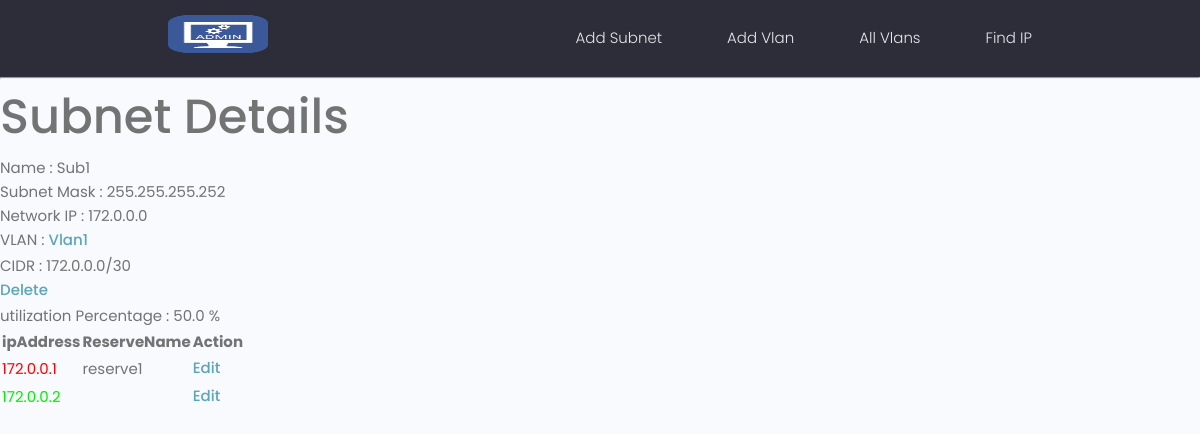
The app's page /Subnet/7c3c5a46-dbf3-4ce1-b43c-b6b20870a5c4/ with its own data.
### vlanmgt/models.py (models this page shows, shortened)
class subnet(models.Model):
    SubnetID = models.UUIDField(default=uuid.uuid4 , unique=True , primary_key=True ,editable=False)
    SubnetName = models.CharField(max_length=200 ,unique=True)
    SubnetMask = models.CharField(max_length=200,blank=True,null=True )
    Networkip =models.CharField(max_length=200,blank=True,null=True )
    Vlan =  models.ForeignKey("vlan", unique=True , on_delete=models.SET_NULL, blank=True,null=True ,to_field="VlanID")
    CIDR= models.CharField(max_length=2000 , blank=False,null=False)

class vlan(models.Model):
    VlanID = models.UUIDField(default=uuid.uuid4 , unique=True , primary_key=True ,editable=False)
    VlanName = models.CharField(max_length=200, unique=True)
    SubnetID =   models.ForeignKey("subnet", unique=True , on_delete=models.SET_NULL, blank=True,null=True ,to_field="SubnetID")
    def __str__ (self):
       return self.VlanName

class ips(models.Model):
    IpID = models.UUIDField(default=uuid.uuid4 , unique=True , primary_key=True ,editable=False)
    IpAddress = models.CharField(max_length=200)
    SubNetID = models.CharField(max_length=200,default='')
    ReserveName = models.CharField(max_length=200,default='')

### vlanmgt/views.py (the view)
# urls.py: path('Subnet/<str:pk>/', Asubnet_v, name='Subnet'),
def Asubnet_v(request,pk):
    subnetObj =subnet.objects.get(SubnetID=pk)
    ipsObj = ips.objects.all().filter(SubNetID=pk)
    ipsObjCount = ipsObj.count()
    ipsreserved =ipsObj.filter(ReserveName__exact='').count()
    utilization = round(((ipsreserved/ipsObjCount)*100),2)
    try :
        VlanObj = vlan.objects.get(SubnetID=pk)
    except :
        VlanObj = None
    if VlanObj :
        context ={'subnet_list':subnetObj,'ips_list':ipsObj , 'vlan_list':VlanObj,'utilization':utilization}
    else :
        context ={'subnet_list':subnetObj,'ips_list':ipsObj , 'utilization':utilization }
    return render(request , 'subnetDetails.html',context)

### vlanmgt/templates/subnetDetails.html
{% extends 'main.html' %}
{% block content %}
<h1>Subnet Details </h1>
<ul>
<li>Name        : {{subnet_list.SubnetName}} </li>
<li>Subnet Mask : {{subnet_list.SubnetMask}} </li>
<li>Network IP  : {{subnet_list.Networkip}} </li>
{% if vlan_list%}
<li>VLAN        : <a href="{% url 'Vlan' vlan_list.VlanID  %}">{{vlan_list}} </a></li>
{% endif %}
<li>CIDR        : {{subnet_list.CIDR}} </li>
<li><a href="{% url 'Delete' subnet_list.SubnetID %}"> Delete</a></li>
<li>utilization  Percentage : {{utilization}} %</li>
</ul>
<table>
    <tr>
      <th>ipAddress</th>
      <th>ReserveName</th>
      <th>Action</th>
    </tr>
    {% for ip in ips_list %}
    <tr>
      {% if ip.ReserveName %}
      <td style="color:red;">{{ip.IpAddress}}</td>
      {% else %}
      <td style="color:rgb(5, 236, 5);">{{ip.IpAddress}}</td>
      {% endif %}
      <td>{{ip.ReserveName}}</td>
      <td><a href="{% url 'Update-ip' ip.IpID %}"> Edit</a></td>
    </tr>
    {% endfor %}
  </table>
{% endblock content %}

### vlanmgt/static/styles/app.css (style rules this page uses)
:root { --color-sub: #2d2d39; }

### vlanmgt/static/uikit/styles/modules/_variables.css (style rules this page uses)
:root { --color-main: #5aa5b9; --color-main-light: #e6faff; --color-sub: #3f4156; --color-sub-light: #51546e; --color-sub-lighter: #ededfd; --color-text: #737373; --color-gray: #8b8b8b; --color-light: #e5e7eb; --color-light-gray: #767676; --color-bg: #f8fafd; --color-white: #fffefd; --color-white-light: #f3f3f3; --color-success: #359e64; --color-success-bg: #def8e8; --color-error: #fc4b0b; --color-error-bg: #fff2ee; --font-base: 'Poppins', arial, helvetica, 'Segoe UI', roboto, ubuntu, sans-serif; --font-monospace: 'Fira Code', 'Courier New', courier, monospace; --font-regular: 300; --font-medium: 500; --font-bold: 700; --generic-shadow: 1px 1px 5px #00000010; --generic-transition: all 0.3s ease-in-out; }

### vlanmgt/static/uikit/styles/modules/_base.css (style rules this page uses)
* { margin: 0; padding: 0; box-sizing: border-box; text-rendering: optimizeLegibility; color: inherit; font-size: inherit; }
html { font-size: 50%; }
@media only screen and (min-width: 480px) { html { font-size: 56.25%; } }
@media only screen and (min-width: 1200px) { html { font-size: 62.5%; } }
body { line-height: 1.6; font-weight: 400; font-size: 1.5rem; color: var(--color-text); background-color: var(--color-bg); min-height: 100vh; }

### vlanmgt/static/uikit/styles/modules/_typography.css (style rules this page uses)
* { font-family: var(--font-base); }
h1 { font-size: 4.8rem; font-weight: var(--font-medium); }
a { padding-bottom: 2px; text-decoration: none; display: inline-block; color: var(--color-main); font-weight: var(--font-medium); }

### records on screen
subnet: SubnetName "Sub1", SubnetMask "255.255.255.252", Networkip "172.0.0.0", CIDR "172.0.0.0/30"
vlan: VlanName "Vlan1"
ips: IpAddress "172.0.0.1", ReserveName "reserve1"
ips: IpAddress "172.0.0.2"

### other values on screen
{{ utilization }} "50.0"
